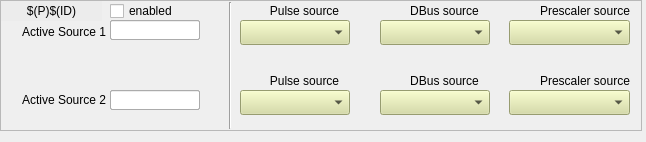
<?xml version="1.0" encoding="UTF-8"?>
<ui version="4.0">
 <class>Form</class>
 <widget class="QWidget" name="Form">
  <property name="geometry">
   <rect>
    <x>0</x>
    <y>0</y>
    <width>646</width>
    <height>142</height>
   </rect>
  </property>
  <property name="windowTitle">
   <string>Form</string>
  </property>
  <widget class="QFrame" name="frame">
   <property name="geometry">
    <rect>
     <x>0</x>
     <y>0</y>
     <width>642</width>
     <height>131</height>
    </rect>
   </property>
   <property name="frameShape">
    <enum>QFrame::StyledPanel</enum>
   </property>
   <property name="frameShadow">
    <enum>QFrame::Raised</enum>
   </property>
   <widget class="QLabel" name="label_14">
    <property name="geometry">
     <rect>
      <x>5</x>
      <y>22</y>
      <width>101</width>
      <height>20</height>
     </rect>
    </property>
    <property name="text">
     <string>Active Source 1</string>
    </property>
    <property name="alignment">
     <set>Qt::AlignRight|Qt::AlignTrailing|Qt::AlignVCenter</set>
    </property>
   </widget>
   <widget class="caMenu" name="camenu_pulser">
    <property name="geometry">
     <rect>
      <x>240</x>
      <y>20</y>
      <width>110</width>
      <height>25</height>
     </rect>
    </property>
    <property name="styleSheet">
     <string notr="true">background-color: rgb(212, 219, 157);</string>
    </property>
    <property name="channel" stdset="0">
     <string notr="true">$(EVR):$(P)$(ID)-Src-Pulse-SP</string>
    </property>
   </widget>
   <widget class="QLabel" name="label_16">
    <property name="geometry">
     <rect>
      <x>399</x>
      <y>1</y>
      <width>91</width>
      <height>20</height>
     </rect>
    </property>
    <property name="text">
     <string>DBus source</string>
    </property>
    <property name="alignment">
     <set>Qt::AlignCenter</set>
    </property>
   </widget>
   <widget class="QLabel" name="label_15">
    <property name="geometry">
     <rect>
      <x>259</x>
      <y>1</y>
      <width>91</width>
      <height>19</height>
     </rect>
    </property>
    <property name="text">
     <string>Pulse source</string>
    </property>
    <property name="alignment">
     <set>Qt::AlignCenter</set>
    </property>
   </widget>
   <widget class="QLabel" name="label_17">
    <property name="geometry">
     <rect>
      <x>530</x>
      <y>1</y>
      <width>110</width>
      <height>20</height>
     </rect>
    </property>
    <property name="text">
     <string>Prescaler source</string>
    </property>
    <property name="alignment">
     <set>Qt::AlignCenter</set>
    </property>
   </widget>
   <widget class="caMenu" name="camenu_prescaler">
    <property name="geometry">
     <rect>
      <x>509</x>
      <y>20</y>
      <width>121</width>
      <height>25</height>
     </rect>
    </property>
    <property name="styleSheet">
     <string notr="true">background-color: rgb(212, 219, 157);</string>
    </property>
    <property name="channel" stdset="0">
     <string notr="true">$(EVR):$(P)$(ID)-Src-Scale-SP</string>
    </property>
   </widget>
   <widget class="caMenu" name="camenu_dbus">
    <property name="geometry">
     <rect>
      <x>380</x>
      <y>20</y>
      <width>110</width>
      <height>25</height>
     </rect>
    </property>
    <property name="styleSheet">
     <string notr="true">background-color: rgb(212, 219, 157);</string>
    </property>
    <property name="channel" stdset="0">
     <string notr="true">$(EVR):$(P)$(ID)-Src-DBus-SP</string>
    </property>
   </widget>
   <widget class="caToggleButton" name="catogglebutton">
    <property name="geometry">
     <rect>
      <x>110</x>
      <y>1</y>
      <width>91</width>
      <height>20</height>
     </rect>
    </property>
    <property name="text">
     <string>enabled</string>
    </property>
    <property name="channel" stdset="0">
     <string notr="true">$(EVR):$(P)$(ID)-Ena-SP</string>
    </property>
   </widget>
   <widget class="caLabel" name="calabel">
    <property name="geometry">
     <rect>
      <x>1</x>
      <y>1</y>
      <width>101</width>
      <height>20</height>
     </rect>
    </property>
    <property name="styleSheet">
     <string notr="true">background-color: rgb(236, 236, 236, 255);</string>
    </property>
    <property name="text">
     <string>$(P)$(ID)</string>
    </property>
    <property name="alignment">
     <set>Qt::AlignCenter</set>
    </property>
   </widget>
   <widget class="Line" name="line">
    <property name="geometry">
     <rect>
      <x>220</x>
      <y>2</y>
      <width>20</width>
      <height>127</height>
     </rect>
    </property>
    <property name="orientation">
     <enum>Qt::Vertical</enum>
    </property>
   </widget>
   <widget class="caFrame" name="caframe_dbus_led">
    <property name="geometry">
     <rect>
      <x>380</x>
      <y>1</y>
      <width>19</width>
      <height>19</height>
     </rect>
    </property>
    <property name="macro">
     <string notr="true">CHAN=$(EVR):$(P)$(ID)-Src-DBus-RB</string>
    </property>
    <property name="visibility">
     <enum>caFrame::Calc</enum>
    </property>
    <property name="visibilityCalc">
     <string notr="true">A=B&amp;&amp;A&lt;40&amp;&amp;A&gt;31</string>
    </property>
    <property name="channel" stdset="0">
     <string notr="true">$(EVR):$(P)$(ID)-Src-RB</string>
    </property>
    <property name="channelB">
     <string notr="true">$(EVR):$(P)$(ID)-Src-DBus-RB.RVAL</string>
    </property>
    <widget class="KLed" name="kled">
     <property name="geometry">
      <rect>
       <x>0</x>
       <y>1</y>
       <width>18</width>
       <height>18</height>
      </rect>
     </property>
    </widget>
   </widget>
   <widget class="caFrame" name="caframe_prescaler_led">
    <property name="geometry">
     <rect>
      <x>510</x>
      <y>1</y>
      <width>19</width>
      <height>19</height>
     </rect>
    </property>
    <property name="macro">
     <string notr="true">CHAN=$(EVR):$(P)$(ID)-Src-Scale-RB</string>
    </property>
    <property name="visibility">
     <enum>caFrame::Calc</enum>
    </property>
    <property name="visibilityCalc">
     <string notr="true">A=B&amp;&amp;A&gt;39</string>
    </property>
    <property name="channel" stdset="0">
     <string notr="true">$(EVR):$(P)$(ID)-Src-RB</string>
    </property>
    <property name="channelB">
     <string notr="true">$(EVR):$(P)$(ID)-Src-Scale-RB.RVAL</string>
    </property>
    <widget class="KLed" name="kled_2">
     <property name="geometry">
      <rect>
       <x>0</x>
       <y>1</y>
       <width>18</width>
       <height>18</height>
      </rect>
     </property>
    </widget>
   </widget>
   <widget class="caFrame" name="caframe_pulser_led">
    <property name="geometry">
     <rect>
      <x>240</x>
      <y>1</y>
      <width>19</width>
      <height>19</height>
     </rect>
    </property>
    <property name="macro">
     <string notr="true">CHAN=$(EVR):$(P)$(ID)-Src-Pulse-RB</string>
    </property>
    <property name="visibility">
     <enum>caFrame::Calc</enum>
    </property>
    <property name="visibilityCalc">
     <string notr="true">A=B&amp;&amp;A&lt;16</string>
    </property>
    <property name="channel" stdset="0">
     <string notr="true">$(EVR):$(P)$(ID)-Src-RB</string>
    </property>
    <property name="channelB">
     <string notr="true">$(EVR):$(P)$(ID)-Src-Pulse-RB.RVAL</string>
    </property>
    <widget class="KLed" name="kled_3">
     <property name="geometry">
      <rect>
       <x>0</x>
       <y>1</y>
       <width>18</width>
       <height>18</height>
      </rect>
     </property>
    </widget>
   </widget>
   <widget class="caFrame" name="caframe_pulser">
    <property name="geometry">
     <rect>
      <x>110</x>
      <y>20</y>
      <width>111</width>
      <height>21</height>
     </rect>
    </property>
    <property name="macro">
     <string notr="true">CHAN=$(EVR):$(P)$(ID)-Src-Pulse-RB</string>
    </property>
    <property name="visibility">
     <enum>caFrame::Calc</enum>
    </property>
    <property name="visibilityCalc">
     <string notr="true">A=B&amp;&amp;A&lt;16</string>
    </property>
    <property name="channel" stdset="0">
     <string notr="true">$(EVR):$(P)$(ID)-Src-RB</string>
    </property>
    <property name="channelB">
     <string notr="true">$(EVR):$(P)$(ID)-Src-Pulse-RB.RVAL</string>
    </property>
    <widget class="caLineEdit" name="calineedit_5">
     <property name="geometry">
      <rect>
       <x>0</x>
       <y>0</y>
       <width>90</width>
       <height>20</height>
      </rect>
     </property>
     <property name="channel" stdset="0">
      <string notr="true">$(CHAN)</string>
     </property>
    </widget>
   </widget>
   <widget class="caFrame" name="caframe_dbus">
    <property name="geometry">
     <rect>
      <x>110</x>
      <y>20</y>
      <width>111</width>
      <height>21</height>
     </rect>
    </property>
    <property name="macro">
     <string notr="true">CHAN=$(EVR):$(P)$(ID)-Src-DBus-RB</string>
    </property>
    <property name="visibility">
     <enum>caFrame::Calc</enum>
    </property>
    <property name="visibilityCalc">
     <string notr="true">A=B&amp;&amp;A&lt;40&amp;&amp;A&gt;31</string>
    </property>
    <property name="channel" stdset="0">
     <string notr="true">$(EVR):$(P)$(ID)-Src-RB</string>
    </property>
    <property name="channelB">
     <string notr="true">$(EVR):$(P)$(ID)-Src-DBus-RB.RVAL</string>
    </property>
    <widget class="caLineEdit" name="calineedit_2">
     <property name="geometry">
      <rect>
       <x>0</x>
       <y>0</y>
       <width>90</width>
       <height>20</height>
      </rect>
     </property>
     <property name="channel" stdset="0">
      <string notr="true">$(CHAN)</string>
     </property>
    </widget>
   </widget>
   <widget class="caFrame" name="caframe_prescaler">
    <property name="geometry">
     <rect>
      <x>110</x>
      <y>20</y>
      <width>111</width>
      <height>21</height>
     </rect>
    </property>
    <property name="macro">
     <string notr="true">CHAN=$(EVR):$(P)$(ID)-Src-Scale-RB</string>
    </property>
    <property name="visibility">
     <enum>caFrame::Calc</enum>
    </property>
    <property name="visibilityCalc">
     <string notr="true">A=B&amp;&amp;A&gt;39</string>
    </property>
    <property name="channel" stdset="0">
     <string notr="true">$(EVR):$(P)$(ID)-Src-RB</string>
    </property>
    <property name="channelB">
     <string notr="true">$(EVR):$(P)$(ID)-Src-Scale-RB.RVAL</string>
    </property>
    <widget class="caLineEdit" name="calineedit_4">
     <property name="geometry">
      <rect>
       <x>0</x>
       <y>0</y>
       <width>90</width>
       <height>20</height>
      </rect>
     </property>
     <property name="channel" stdset="0">
      <string notr="true">$(CHAN)</string>
     </property>
    </widget>
   </widget>
   <widget class="QLabel" name="label_18">
    <property name="geometry">
     <rect>
      <x>530</x>
      <y>71</y>
      <width>110</width>
      <height>20</height>
     </rect>
    </property>
    <property name="text">
     <string>Prescaler source</string>
    </property>
    <property name="alignment">
     <set>Qt::AlignCenter</set>
    </property>
   </widget>
   <widget class="caFrame" name="caframe_dbus_2">
    <property name="geometry">
     <rect>
      <x>110</x>
      <y>90</y>
      <width>111</width>
      <height>21</height>
     </rect>
    </property>
    <property name="macro">
     <string notr="true">CHAN=$(EVR):$(P)$(ID)-Src2-DBus-RB</string>
    </property>
    <property name="visibility">
     <enum>caFrame::Calc</enum>
    </property>
    <property name="visibilityCalc">
     <string notr="true">A=B&amp;&amp;A&lt;40&amp;&amp;A&gt;31</string>
    </property>
    <property name="channel" stdset="0">
     <string notr="true">$(EVR):$(P)$(ID)-Src-RB</string>
    </property>
    <property name="channelB">
     <string notr="true">$(EVR):$(P)$(ID)-Src-DBus-RB.RVAL</string>
    </property>
    <widget class="caLineEdit" name="calineedit_3">
     <property name="geometry">
      <rect>
       <x>0</x>
       <y>0</y>
       <width>90</width>
       <height>20</height>
      </rect>
     </property>
     <property name="channel" stdset="0">
      <string notr="true">$(CHAN)</string>
     </property>
    </widget>
   </widget>
   <widget class="caFrame" name="caframe_prescaler_led2">
    <property name="geometry">
     <rect>
      <x>510</x>
      <y>71</y>
      <width>19</width>
      <height>19</height>
     </rect>
    </property>
    <property name="macro">
     <string notr="true">CHAN=$(EVR):$(P)$(ID)-Src2-Scale-RB</string>
    </property>
    <property name="visibility">
     <enum>caFrame::Calc</enum>
    </property>
    <property name="visibilityCalc">
     <string notr="true">A=B&amp;&amp;A&gt;39</string>
    </property>
    <property name="channel" stdset="0">
     <string notr="true">$(EVR):$(P)$(ID)-Src-RB</string>
    </property>
    <property name="channelB">
     <string notr="true">$(EVR):$(P)$(ID)-Src-Scale-RB.RVAL</string>
    </property>
    <widget class="KLed" name="kled_4">
     <property name="geometry">
      <rect>
       <x>0</x>
       <y>1</y>
       <width>18</width>
       <height>18</height>
      </rect>
     </property>
    </widget>
   </widget>
   <widget class="caFrame" name="caframe_pulser_led2">
    <property name="geometry">
     <rect>
      <x>240</x>
      <y>71</y>
      <width>19</width>
      <height>19</height>
     </rect>
    </property>
    <property name="macro">
     <string notr="true">CHAN=$(EVR):$(P)$(ID)-Src2-Pulse-RB</string>
    </property>
    <property name="visibility">
     <enum>caFrame::Calc</enum>
    </property>
    <property name="visibilityCalc">
     <string notr="true">A=B&amp;&amp;A&lt;16</string>
    </property>
    <property name="channel" stdset="0">
     <string notr="true">$(EVR):$(P)$(ID)-Src-RB</string>
    </property>
    <property name="channelB">
     <string notr="true">$(EVR):$(P)$(ID)-Src-Pulse-RB.RVAL</string>
    </property>
    <widget class="KLed" name="kled_5">
     <property name="geometry">
      <rect>
       <x>0</x>
       <y>1</y>
       <width>18</width>
       <height>18</height>
      </rect>
     </property>
    </widget>
   </widget>
   <widget class="caFrame" name="caframe_prescaler_2">
    <property name="geometry">
     <rect>
      <x>110</x>
      <y>90</y>
      <width>111</width>
      <height>21</height>
     </rect>
    </property>
    <property name="macro">
     <string notr="true">CHAN=$(EVR):$(P)$(ID)-Src2-Scale-RB</string>
    </property>
    <property name="visibility">
     <enum>caFrame::Calc</enum>
    </property>
    <property name="visibilityCalc">
     <string notr="true">A=B&amp;&amp;A&gt;39</string>
    </property>
    <property name="channel" stdset="0">
     <string notr="true">$(EVR):$(P)$(ID)-Src-RB</string>
    </property>
    <property name="channelB">
     <string notr="true">$(EVR):$(P)$(ID)-Src-Scale-RB.RVAL</string>
    </property>
    <widget class="caLineEdit" name="calineedit_6">
     <property name="geometry">
      <rect>
       <x>0</x>
       <y>0</y>
       <width>90</width>
       <height>20</height>
      </rect>
     </property>
     <property name="channel" stdset="0">
      <string notr="true">$(CHAN)</string>
     </property>
    </widget>
   </widget>
   <widget class="QLabel" name="label_19">
    <property name="geometry">
     <rect>
      <x>259</x>
      <y>71</y>
      <width>91</width>
      <height>19</height>
     </rect>
    </property>
    <property name="text">
     <string>Pulse source</string>
    </property>
    <property name="alignment">
     <set>Qt::AlignCenter</set>
    </property>
   </widget>
   <widget class="caFrame" name="caframe_pulser_2">
    <property name="geometry">
     <rect>
      <x>110</x>
      <y>90</y>
      <width>111</width>
      <height>21</height>
     </rect>
    </property>
    <property name="macro">
     <string notr="true">CHAN=$(EVR):$(P)$(ID)-Src2-Pulse-RB</string>
    </property>
    <property name="visibility">
     <enum>caFrame::Calc</enum>
    </property>
    <property name="visibilityCalc">
     <string notr="true">A=B&amp;&amp;A&lt;16</string>
    </property>
    <property name="channel" stdset="0">
     <string notr="true">$(EVR):$(P)$(ID)-Src-RB</string>
    </property>
    <property name="channelB">
     <string notr="true">$(EVR):$(P)$(ID)-Src-Pulse-RB.RVAL</string>
    </property>
    <widget class="caLineEdit" name="calineedit_7">
     <property name="geometry">
      <rect>
       <x>0</x>
       <y>0</y>
       <width>90</width>
       <height>20</height>
      </rect>
     </property>
     <property name="channel" stdset="0">
      <string notr="true">$(CHAN)</string>
     </property>
    </widget>
   </widget>
   <widget class="QLabel" name="label_20">
    <property name="geometry">
     <rect>
      <x>399</x>
      <y>71</y>
      <width>91</width>
      <height>20</height>
     </rect>
    </property>
    <property name="text">
     <string>DBus source</string>
    </property>
    <property name="alignment">
     <set>Qt::AlignCenter</set>
    </property>
   </widget>
   <widget class="caMenu" name="camenu_prescaler2">
    <property name="geometry">
     <rect>
      <x>509</x>
      <y>90</y>
      <width>121</width>
      <height>25</height>
     </rect>
    </property>
    <property name="styleSheet">
     <string notr="true">background-color: rgb(212, 219, 157);</string>
    </property>
    <property name="channel" stdset="0">
     <string notr="true">$(EVR):$(P)$(ID)-Src2-Scale-SP</string>
    </property>
   </widget>
   <widget class="caMenu" name="camenu_pulser2">
    <property name="geometry">
     <rect>
      <x>240</x>
      <y>90</y>
      <width>110</width>
      <height>25</height>
     </rect>
    </property>
    <property name="styleSheet">
     <string notr="true">background-color: rgb(212, 219, 157);</string>
    </property>
    <property name="channel" stdset="0">
     <string notr="true">$(EVR):$(P)$(ID)-Src2-Pulse-SP</string>
    </property>
   </widget>
   <widget class="caFrame" name="caframe_dbus_led2">
    <property name="geometry">
     <rect>
      <x>380</x>
      <y>71</y>
      <width>19</width>
      <height>19</height>
     </rect>
    </property>
    <property name="macro">
     <string notr="true">CHAN=$(EVR):$(P)$(ID)-Src2-DBus-RB</string>
    </property>
    <property name="visibility">
     <enum>caFrame::Calc</enum>
    </property>
    <property name="visibilityCalc">
     <string notr="true">A=B&amp;&amp;A&lt;40&amp;&amp;A&gt;31</string>
    </property>
    <property name="channel" stdset="0">
     <string notr="true">$(EVR):$(P)$(ID)-Src-RB</string>
    </property>
    <property name="channelB">
     <string notr="true">$(EVR):$(P)$(ID)-Src-DBus-RB.RVAL</string>
    </property>
    <widget class="KLed" name="kled_6">
     <property name="geometry">
      <rect>
       <x>0</x>
       <y>1</y>
       <width>18</width>
       <height>18</height>
      </rect>
     </property>
    </widget>
   </widget>
   <widget class="caMenu" name="camenu_dbus2">
    <property name="geometry">
     <rect>
      <x>380</x>
      <y>90</y>
      <width>110</width>
      <height>25</height>
     </rect>
    </property>
    <property name="styleSheet">
     <string notr="true">background-color: rgb(212, 219, 157);</string>
    </property>
    <property name="channel" stdset="0">
     <string notr="true">$(EVR):$(P)$(ID)-Src2-DBus-SP</string>
    </property>
   </widget>
   <widget class="QLabel" name="label_21">
    <property name="geometry">
     <rect>
      <x>5</x>
      <y>90</y>
      <width>101</width>
      <height>20</height>
     </rect>
    </property>
    <property name="text">
     <string>Active Source 2</string>
    </property>
    <property name="alignment">
     <set>Qt::AlignRight|Qt::AlignTrailing|Qt::AlignVCenter</set>
    </property>
   </widget>
  </widget>
 </widget>
 <customwidgets>
  <customwidget>
   <class>KLed</class>
   <extends>QWidget</extends>
   <header>kled.h</header>
  </customwidget>
  <customwidget>
   <class>caMenu</class>
   <extends>QComboBox</extends>
   <header>caMenu</header>
  </customwidget>
  <customwidget>
   <class>caToggleButton</class>
   <extends>QCheckBox</extends>
   <header>caToggleButton</header>
  </customwidget>
  <customwidget>
   <class>caFrame</class>
   <extends>QFrame</extends>
   <header>caFrame</header>
   <container>1</container>
  </customwidget>
  <customwidget>
   <class>caLabel</class>
   <extends>QLabel</extends>
   <header>caLabel</header>
  </customwidget>
  <customwidget>
   <class>caLineEdit</class>
   <extends>QLineEdit</extends>
   <header>caLineEdit</header>
  </customwidget>
 </customwidgets>
 <resources/>
 <connections/>
</ui>
